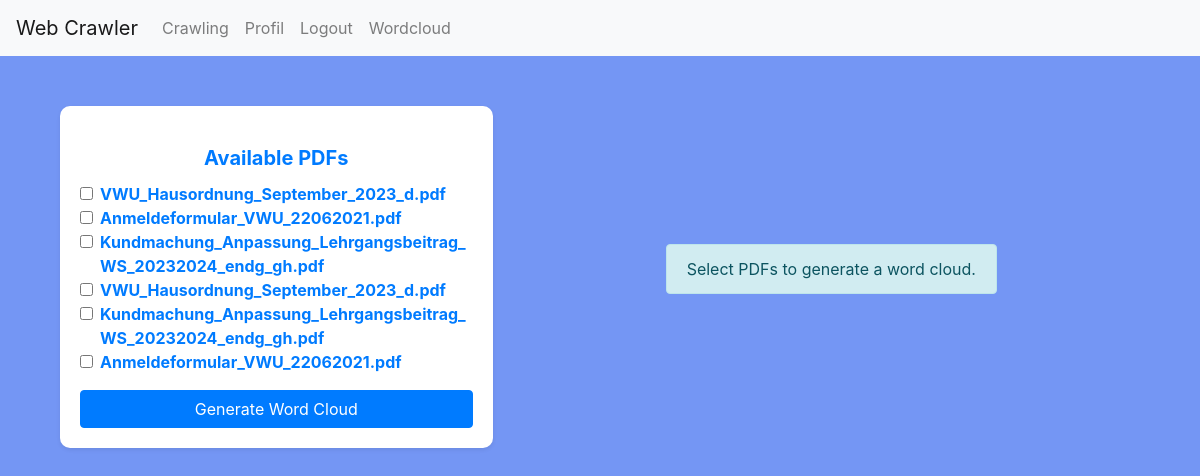
The app's page /wordcloud (signed in), older data.
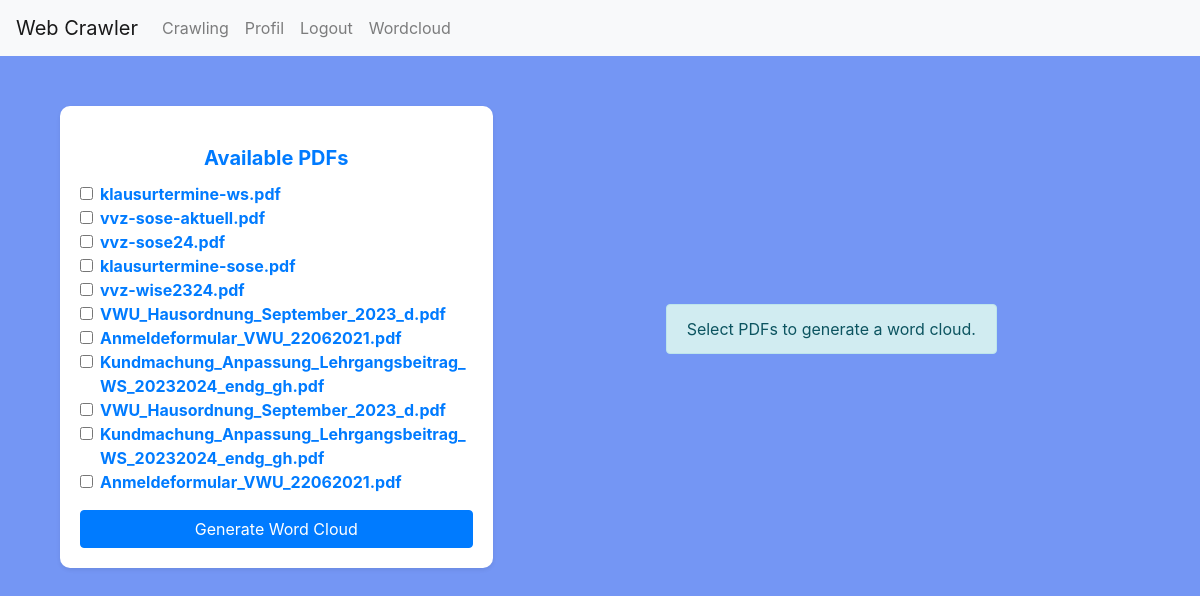
The same page, newer data.
### app/models.py (models this page shows, shortened)
class CrawlData(db.Model):
    id = db.Column(db.Integer, primary_key=True)
    user_id = db.Column(db.Integer, db.ForeignKey('user.id'), nullable=False)
    url = db.Column(db.String(512), nullable=False)
    crawl_date = db.Column(db.DateTime, default=datetime.utcnow)
    pdf_links = db.Column(db.Text)  # Stores PDF links as comma-separated strings
    pdf_paths = db.Column(db.Text)  # Add this line to store the paths to PDF files
    word_stats = db.Column(db.Text)

### app/routes.py (the view, shortened to what this page needs)
@app.route('/wordcloud', methods=['GET', 'POST'])
@login_required
def wordcloud():
    crawl_records = CrawlData.query.filter_by(user_id=current_user.id).order_by(CrawlData.crawl_date.desc()).all()
    for record in crawl_records:
        word_stats_list = []
        for stat in record.word_stats.split(';'):
            if '|' in stat:
                pdf_url, word_counts = stat.split('|', 1)
                word_count_pairs = word_counts.split(',')
                word_counts_dict = {}
                for word_count in word_count_pairs:
                    parts = word_count.split(':')
                    if len(parts) == 2:
                        word, count = parts
                        try:
                            word_counts_dict[word] = int(count)
                        except ValueError:
                            continue
                max_word, max_count = None, 0
                for word, count in word_counts_dict.items():
                    if count > max_count:
                        max_word, max_count = word, count
                word_stats_list.append({
                    'pdf_url': pdf_url,
                    'pdf_name': pdf_url.split('/')[-1],
                    'word_counts': word_counts_dict,
                    'max_word': max_word,
                    'max_count': max_count
                })
        record.parsed_word_stats = word_stats_list
    selected_pdfs = []
    start_date = None
    end_date = None
    combined_text = ""
    alert_message = ""
    return render_template('wordcloud.html', crawl_records=crawl_records, wordcloud_image=None, selected_pdfs=selected_pdfs, start_date=start_date, end_date=end_date, alert_message=alert_message)

### app/routes.py (called while the page is built)
@login_manager.user_loader
def load_user(user_id):
    return User.query.get(int(user_id))

### app/templates/wordcloud.html (shortened to what this page needs)
{% extends "layout.html" %}
{% block content %}
<link rel="stylesheet" type="text/css" href="{{ url_for('static', filename='css/wordcloud.css') }}">
<div class="container mt-5">
    <div class="row">
        <div class="col-md-5">
            <div class="card shadow-sm">
                <div class="card-body">
                    <h3 class="card-title text-center">Available PDFs</h3>
                    <form method="POST" action="{{ url_for('wordcloud') }}">
                        <div class="form-group">
                            <div class="pdf-list" style="max-height: 600px; overflow-y: auto;">
                                {% for record in crawl_records %}
                                    {% for pdf in record.parsed_word_stats %}
                                        <div class="form-check">
                                            <input class="form-check-input" type="checkbox" name="pdfs" value="{{ pdf.pdf_name }}" id="{{ pdf.pdf_name }}" {% if pdf.pdf_name in selected_pdfs %}checked{% endif %}>
                                            <label class="form-check-label" for="{{ pdf.pdf_name }}" style="word-break: break-all;">
                                                <a href="{{ pdf.pdf_url }}" target="_blank">{{ pdf.pdf_name }}</a>
                                            </label>
                                        </div>
                                    {% endfor %}
                                {% endfor %}
                            </div>
                        </div>
                        <div class="text-center">
                            <button type="submit" class="btn btn-primary btn-block">Generate Word Cloud</button>
                        </div>
                    </form>
                </div>
            </div>
        </div>
        <div class="col-md-7 d-flex align-items-center justify-content-center">
            {% if wordcloud_image %}
                <img src="{{ wordcloud_image }}" alt="Word Cloud" class="img-fluid shadow-lg">
            {% else %}
                <div class="alert alert-info text-center" role="alert">
                    Select PDFs to generate a word cloud.
                </div>
            {% endif %}
        </div>
    </div>
</div>
{% endblock %}

Row changes from the older to the newer data that the page shows:
added CrawlData: pdf_name "klausurtermine-ws.pdf" "vvz-sose-aktuell.pdf" "vvz-sose24.pdf" "klausurtermine-sose.pdf" "vvz-wise2324.pdf"
